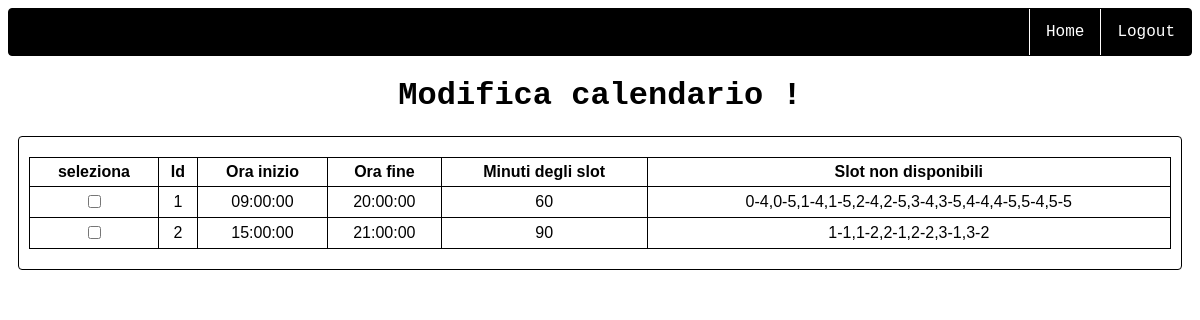
/home/modificacalendario (signed in), run on an earlier commit of the app's database.
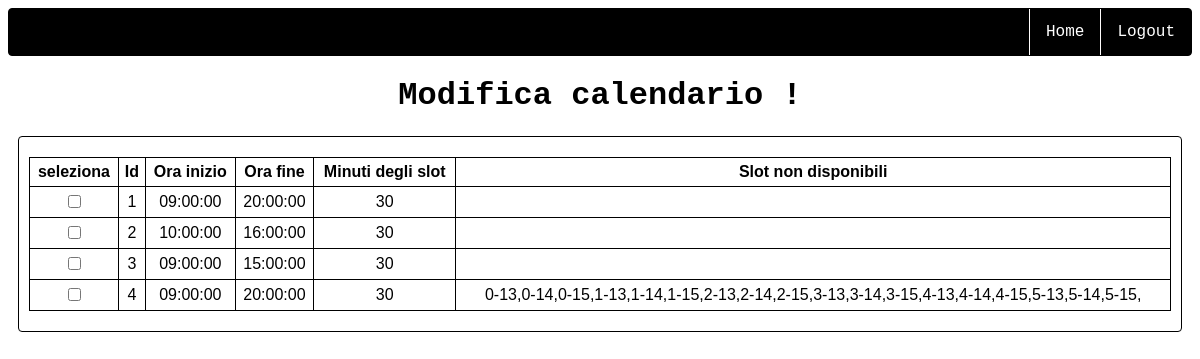
And on a later commit of the database.
### website/models.py (models this page shows)
class Calendario(db.Model):
    id = db.Column(db.Integer, primary_key = True)
    oremattina = db.Column(db.String(5))
    orepomeriggio = db.Column(db.String(5))
    numeroslot = db.Column(db.Integer)
    sloteliminati = db.Column(db.String(150))
    allievo = db.relationship("Allievo", backref='calendario', uselist = True)

### website/dashboard.py (the view)
@dashboard.route('/modificacalendario', methods=['GET', 'POST'])
@login_required
def modify_calendar():
    calendar_list = Calendario.query.all()
    if request.method == 'POST':
        starthour = request.form.get("orainizio")
        endhour = request.form.get('orafine')
        print(starthour)
        print(endhour)
        typeslot = request.form.get('tiposlot')
        idcal = request.form.get("textid")
        if starthour == "-" or endhour == "-" or typeslot == "-":
            flash('attenzione, non hai inserito uno di questi dati!', category='error')
            return render_template("ccalendar.html", user=current_user)
        orainizio = datetime.time(int(starthour[0:2]),int(starthour[3:5]),0)
        orafine = datetime.time(int(endhour[0:2]),int(endhour[3:5]),0)
        print(starthour,endhour,typeslot)
        sus = request.form.getlist('check')
        buckets_days = [[] for x in range (6)]
        for check in sus:
            split = check.rsplit('-')
            buckets_days[int(split[0])].append(split[1])
        print(buckets_days)
        sloteliminati = ""
        print(buckets_days)
        for x,day in enumerate(buckets_days):
            for slots in day:
                sloteliminati += f"{x}-{slots},"
        actual_calendar = Calendario.query.filter_by(id=idcal).first()
        actual_calendar.oremattina = str(orainizio)
        actual_calendar.orepomeriggio = str(orafine)
        actual_calendar.sloteliminati = sloteliminati[:-1]
        db.session.commit()
        student_list = Allievo.query.filter_by(id_calendario = idcal).all()
        for stu in student_list:
            stu.slotdisponibilita = ""
        db.session.commit()
        new_calendar_list = Calendario.query.all()
        flash(f"modifica del calendario con id:{idcal} avvenuta con successo", category="success")
        return render_template("modificacalendario.html", user=current_user,calendar_list = new_calendar_list)
    else:
        return render_template("modificacalendario.html", user=current_user,calendar_list = calendar_list)

### website/__init__.py (called while the page is built)
def create_app():
    app = Flask(__name__)
    app.config['SECRET_KEY'] = 'sdhfjdshgreghuewrg'
    app.config['SQLALCHEMY_DATABASE_URI'] = f'sqlite:///{DB_NAME}'
    db.init_app(app) # inizializzazione del database dando l'app di flask
    from .dashboard import dashboard
    from .access import access
    from .optimization import optimization
    app.register_blueprint(access, url_prefix='/')
    app.register_blueprint(dashboard, url_prefix='/home')
    app.register_blueprint(optimization, url_prefix='/home/optimization')
    from .models import User
    with app.app_context():
        db.create_all()
        login_manager = LoginManager()
        login_manager.login_view = 'access.login'
        login_manager.init_app(app)
        @login_manager.user_loader
        def load_user(id):
            return User.query.get(int(id))
    return app

### website/templates/dashboard/modificacalendario.html (shortened to what this page needs)
{% extends "base.html"%}
{% block content %}
<link rel="stylesheet" href="{{ url_for('static', filename='styles/modifyCalendar.css') }}">
<h1>Modifica calendario !</h1>
{% if not calendar_list%}
<h1>non c'è nessun calendario ancora...</h1>
<div class="add-calendar">
    <a href="ccalendar">
        <button>vai ad aggiungere un calendario!</button>
    </a>
</div>
{% else %}
<div class="calendar-list" id = "calendar-list">
    <table id="table-calendars">
        <tr>
            <th>seleziona</th>
            <th>Id</th>
            <th>Ora inizio</th>
            <th>Ora fine</th>
            <th>Minuti degli slot</th>
            <th>Slot non disponibili</th>
        </tr>
    {% for cal in calendar_list%}
        <tr id="tr{{cal.id}}" name="tr{{cal.id}}" class="trcal">
            <td><input type="checkbox" id="{{cal.id}}" class="checkbox-calendar" onclick="generateCalendar(this)"></td>
            <td>{{cal.id}}</td>
            <td>{{cal.oremattina}}</td>
            <td>{{cal.orepomeriggio}}</td>
            <td>{{cal.numeroslot}}</td>
            <td>{{cal.sloteliminati}}</td>
        </tr>
    {% endfor %}
    </table>
</div>
{% endif %}
<form method="post">
</form>
{% endblock %}

### website/templates/base.html (shortened to what this page needs)
<!DOCTYPE html>
<html>
  <head>
    <link rel="stylesheet" href="{{ url_for('static', filename='styles/baseStyle.css') }}">
  </head>
  <body>
    <nav class="navbared">
          <ul>
            {% if user.is_authenticated %}
            <li><a class="nav-item nav-link" id="logout" href="/logout">Logout</a></li>
            <li><a class="nav-item nav-link" id="home" href="/home">Home</a></li>
            {% else %}
            <li><a class="nav-item nav-link" id="login" href="/">Login</a></li>
            <li><a class="nav-item nav-link" id="signUp" href="/sign-up">Sign Up</a></li>
            {% endif %}
        </ul>
    </nav>
    <div class="container">{% block content %} {% endblock %}</div>
  </body>
</html>

### website/static/styles/baseStyle.css (style rules this page uses)
body { background-color: rgb(255, 255, 255); font-family: "Roboto Mono", "Mabry Pro", monospace; }
.navbared ul { list-style-type: none; margin: 0; padding: 0; overflow: hidden; background-color: black; border: 1px solid black; border-radius: 0.25rem; }
.navbared li:nth-child(n+2) { float: right; border-left: 1px solid #fffdfd; height: max-content; }
.navbared li a { display: block; color: white; text-align: center; padding: 14px 16px; text-decoration: none; }
.container h1 { text-align: center; }

### website/static/styles/modifyCalendar.css (style rules this page uses)
.calendar-list { display: flex; flex-direction: column; align-items: center; background-color: white; border: 1px solid black; border-radius: 0.25rem; margin: 10px; padding: 10px; }
.calendar-list #table-calendars { font-family: arial, sans-serif; border-collapse: collapse; width: 100%; margin: 10px; }
.calendar-list #table-calendars th { text-align: center; margin-left: 1px; border: 1px solid black; padding:5px }
.calendar-list #table-calendars td { text-align: center; border: 1px solid black; padding:5px }
.calendar-list #table-calendars td:last-child { border-bottom-right-radius: 0.25rem; }
form { display: flex; align-items: center; justify-content: space-evenly; }

What changed in the data, as far as the page shows it:
changed Calendario id 1: numeroslot "60" → "30"; sloteliminati "0-4,0-5,1-4,1-5,2-4,2-5,3-4,3-5,4-4,4-5,5-4,5-5" → (not shown)
changed Calendario id 2: oremattina "15:00:00" → "10:00:00"; orepomeriggio "21:00:00" → "16:00:00"; numeroslot "90" → "30"; sloteliminati "1-1,1-2,2-1,2-2,3-1,3-2" → (not shown)
added Calendario: id "3", oremattina "09:00:00", orepomeriggio "15:00:00", numeroslot "30"
added Calendario: id "4", oremattina "09:00:00", orepomeriggio "20:00:00", numeroslot "30", sloteliminati "0-13,0-14,0-15,1-13,1-14,1-15,2-13,2-14,2-15,3-13,3-14,3-15,4-13,4-14,4-15,5-13,5-14,5-15,"
